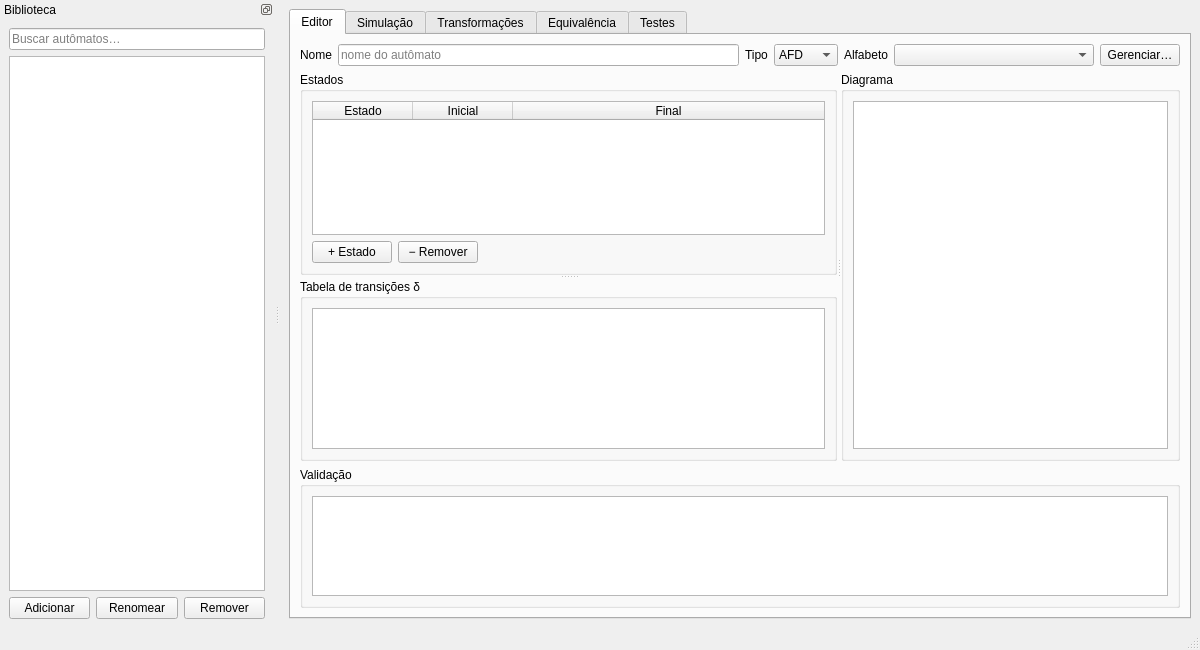
<?xml version="1.0" encoding="UTF-8"?>
<ui version="4.0">
 <class>MainWindow</class>
 <widget class="QMainWindow" name="MainWindow">
  <property name="geometry">
   <rect>
    <x>0</x>
    <y>0</y>
    <width>1200</width>
    <height>650</height>
   </rect>
  </property>
  <property name="minimumSize">
   <size>
    <width>1000</width>
    <height>650</height>
   </size>
  </property>
  <property name="windowTitle">
   <string>Automata++</string>
  </property>
  <widget class="QWidget" name="centralwidget">
   <layout class="QVBoxLayout" name="verticalLayout_2">
    <item>
     <widget class="QTabWidget" name="mainTabs">
      <property name="currentIndex">
       <number>0</number>
      </property>
      <widget class="QWidget" name="editorTab">
       <attribute name="title">
        <string>Editor</string>
       </attribute>
       <layout class="QVBoxLayout" name="verticalLayout_7" stretch="0,1,0">
        <item>
         <layout class="QHBoxLayout" name="headerLayout" stretch="0,2,0,0,0,1,0">
          <item>
           <widget class="QLabel" name="nameLabel">
            <property name="text">
             <string>Nome</string>
            </property>
           </widget>
          </item>
          <item>
           <widget class="QLineEdit" name="nameEdit">
            <property name="placeholderText">
             <string>nome do autômato</string>
            </property>
           </widget>
          </item>
          <item>
           <widget class="QLabel" name="typeLabel">
            <property name="text">
             <string>Tipo</string>
            </property>
           </widget>
          </item>
          <item>
           <widget class="QComboBox" name="typeCombo">
            <item>
             <property name="text">
              <string>AFD</string>
             </property>
            </item>
            <item>
             <property name="text">
              <string>AFN</string>
             </property>
            </item>
            <item>
             <property name="text">
              <string>AFN-ε</string>
             </property>
            </item>
           </widget>
          </item>
          <item>
           <widget class="QLabel" name="alphabetLabel">
            <property name="text">
             <string>Alfabeto</string>
            </property>
           </widget>
          </item>
          <item>
           <widget class="QComboBox" name="alphabetCombo"/>
          </item>
          <item>
           <widget class="QPushButton" name="manageAlphabetsButton">
            <property name="text">
             <string>Gerenciar…</string>
            </property>
           </widget>
          </item>
         </layout>
        </item>
        <item>
         <widget class="QSplitter" name="mainSplitter">
          <property name="orientation">
           <enum>Qt::Orientation::Horizontal</enum>
          </property>
          <property name="childrenCollapsible">
           <bool>false</bool>
          </property>
          <widget class="QSplitter" name="leftSplitter">
           <property name="orientation">
            <enum>Qt::Orientation::Vertical</enum>
           </property>
           <property name="childrenCollapsible">
            <bool>false</bool>
           </property>
           <widget class="QGroupBox" name="statesGroup">
            <property name="title">
             <string>Estados</string>
            </property>
            <layout class="QVBoxLayout" name="verticalLayout_3">
             <item>
              <widget class="QTableWidget" name="stateTable">
               <property name="selectionBehavior">
                <enum>QAbstractItemView::SelectionBehavior::SelectRows</enum>
               </property>
               <attribute name="horizontalHeaderStretchLastSection">
                <bool>true</bool>
               </attribute>
               <attribute name="verticalHeaderVisible">
                <bool>false</bool>
               </attribute>
               <column>
                <property name="text">
                 <string>Estado</string>
                </property>
               </column>
               <column>
                <property name="text">
                 <string>Inicial</string>
                </property>
               </column>
               <column>
                <property name="text">
                 <string>Final</string>
                </property>
               </column>
              </widget>
             </item>
             <item>
              <layout class="QHBoxLayout" name="stateButtonsLayout">
               <item>
                <widget class="QPushButton" name="addStateButton">
                 <property name="text">
                  <string>+ Estado</string>
                 </property>
                </widget>
               </item>
               <item>
                <widget class="QPushButton" name="removeStateButton">
                 <property name="text">
                  <string>− Remover</string>
                 </property>
                </widget>
               </item>
               <item>
                <spacer name="horizontalSpacer">
                 <property name="orientation">
                  <enum>Qt::Orientation::Horizontal</enum>
                 </property>
                 <property name="sizeHint" stdset="0">
                  <size>
                   <width>253</width>
                   <height>20</height>
                  </size>
                 </property>
                </spacer>
               </item>
              </layout>
             </item>
            </layout>
           </widget>
           <widget class="QGroupBox" name="transitionsGroup">
            <property name="title">
             <string>Tabela de transições δ</string>
            </property>
            <layout class="QVBoxLayout" name="verticalLayout_4">
             <item>
              <widget class="QTableWidget" name="transitionTable">
               <attribute name="horizontalHeaderMinimumSectionSize">
                <number>0</number>
               </attribute>
               <attribute name="horizontalHeaderHighlightSections">
                <bool>true</bool>
               </attribute>
              </widget>
             </item>
            </layout>
           </widget>
          </widget>
          <widget class="QGroupBox" name="diagramGroup">
           <property name="title">
            <string>Diagrama</string>
           </property>
           <layout class="QVBoxLayout" name="verticalLayout_5">
            <item>
             <widget class="DiagramView" name="diagramView"/>
            </item>
           </layout>
          </widget>
         </widget>
        </item>
        <item>
         <widget class="QGroupBox" name="validationGroup">
          <property name="title">
           <string>Validação</string>
          </property>
          <layout class="QVBoxLayout" name="verticalLayout_6" stretch="0">
           <item>
            <widget class="QListWidget" name="validationList">
             <property name="maximumSize">
              <size>
               <width>16777215</width>
               <height>100</height>
              </size>
             </property>
            </widget>
           </item>
          </layout>
         </widget>
        </item>
       </layout>
      </widget>
      <widget class="QWidget" name="simulationTab">
       <attribute name="title">
        <string>Simulação</string>
       </attribute>
      </widget>
      <widget class="QWidget" name="transformationsTab">
       <attribute name="title">
        <string>Transformações</string>
       </attribute>
      </widget>
      <widget class="QWidget" name="equivalenceTab">
       <attribute name="title">
        <string>Equivalência</string>
       </attribute>
      </widget>
      <widget class="QWidget" name="testsTab">
       <attribute name="title">
        <string>Testes</string>
       </attribute>
      </widget>
     </widget>
    </item>
   </layout>
  </widget>
  <widget class="QStatusBar" name="statusbar"/>
  <widget class="QDockWidget" name="libraryDock">
   <property name="minimumSize">
    <size>
     <width>272</width>
     <height>168</height>
    </size>
   </property>
   <property name="features">
    <set>QDockWidget::DockWidgetFeature::DockWidgetFloatable|QDockWidget::DockWidgetFeature::DockWidgetMovable</set>
   </property>
   <property name="windowTitle">
    <string>Biblioteca</string>
   </property>
   <attribute name="dockWidgetArea">
    <number>1</number>
   </attribute>
   <widget class="QWidget" name="dockWidgetContents">
    <layout class="QVBoxLayout" name="verticalLayout">
     <item>
      <widget class="QLineEdit" name="filterEdit">
       <property name="placeholderText">
        <string>Buscar autômatos…</string>
       </property>
      </widget>
     </item>
     <item>
      <widget class="QListWidget" name="libraryList"/>
     </item>
     <item>
      <layout class="QHBoxLayout" name="libraryButtonsLayout">
       <item>
        <widget class="QPushButton" name="addButton">
         <property name="text">
          <string>Adicionar</string>
         </property>
        </widget>
       </item>
       <item>
        <widget class="QPushButton" name="renameButton">
         <property name="text">
          <string>Renomear</string>
         </property>
        </widget>
       </item>
       <item>
        <widget class="QPushButton" name="removeButton">
         <property name="text">
          <string>Remover</string>
         </property>
        </widget>
       </item>
      </layout>
     </item>
    </layout>
   </widget>
  </widget>
 </widget>
 <customwidgets>
  <customwidget>
   <class>DiagramView</class>
   <extends>QGraphicsView</extends>
   <header>diagram/diagram_view.h</header>
  </customwidget>
 </customwidgets>
 <resources/>
 <connections/>
</ui>
